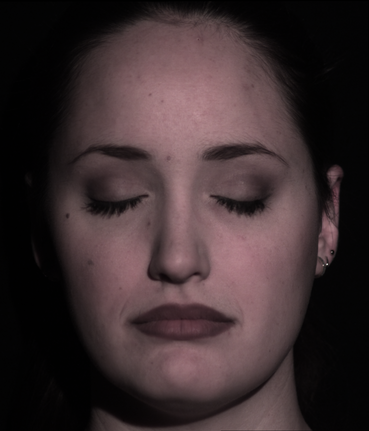
#> input picture hw6/content/data/input_2.tif, 369 x 431 px, given in place of cv_cover.jpg, which was not available
$ jupyter execute --allow-errors Copy_of_hw3_Homographies_release.ipynb   (text cells are left out)
#> lines starting #> are read from the running program, lines starting #| are printed output that depends on the picture; pictures that were not available may be replaced by others from this repository, and a replacement may not be noted
[cell 1]
import os
import numpy as np
import cv2
import skimage.color
import pickle
from matplotlib import pyplot as plt
import scipy
from skimage.util import montage
import time

PATCHWIDTH = 9

def read_pickle(path):
    with open(path, "rb") as f:
        return pickle.load(f)

def write_pickle(path, data):
    with open(path, "wb") as f:
        pickle.dump(data, f)

def briefMatch(desc1,desc2,ratio):

    matches = skimage.feature.match_descriptors(desc1,desc2,
                                                'hamming',
                                                cross_check=True,
                                                max_ratio=ratio)
    return matches

def plotMatches(img1,img2,matches,locs1,locs2):

    fig, ax = plt.subplots(nrows=1, ncols=1)
    img1 = cv2.cvtColor(img1, cv2.COLOR_BGR2GRAY)
    img2 = cv2.cvtColor(img2, cv2.COLOR_BGR2GRAY)
    plt.axis('off')
    skimage.feature.plot_matches(ax,img1,img2,locs1,locs2,
                                 matches,matches_color='r',only_matches=True)
    plt.show()
    return

def makeTestPattern(patchWidth, nbits):

    np.random.seed(0)
    compareX = patchWidth*patchWidth * np.random.random((nbits,1))
    compareX = np.floor(compareX).astype(int)
    np.random.seed(1)
    compareY = patchWidth*patchWidth * np.random.random((nbits,1))
    compareY = np.floor(compareY).astype(int)

    return (compareX, compareY)

def computePixel(img, idx1, idx2, width, center):

    halfWidth = width // 2
    col1 = idx1 % width - halfWidth
    row1 = idx1 // width - halfWidth
    col2 = idx2 % width - halfWidth
    row2 = idx2 // width - halfWidth
    return 1 if img[int(center[0]+row1)][int(center[1]+col1)] < img[int(center[0]+row2)][int(center[1]+col2)] else 0

def computeBrief(img, locs):

    patchWidth = 9
    nbits = 256
    compareX, compareY = makeTestPattern(patchWidth,nbits)
    m, n = img.shape

    halfWidth = patchWidth//2

    locs = np.array(list(filter(lambda x: halfWidth <= x[0] < m-halfWidth and halfWidth <= x[1] < n-halfWidth, locs)))
    desc = np.array([list(map(lambda x: computePixel(img, x[0], x[1], patchWidth, c), zip(compareX, compareY))) for c in locs])

    return desc, locs

def corner_detection(img, sigma):

    # fast method
    result_img = skimage.feature.corner_fast(img, n=PATCHWIDTH, threshold=sigma)
    locs = skimage.feature.corner_peaks(result_img, min_distance=1)
    return locs

# [36 lines left out: function loadVid, not called in this run]

[cell 2]
# Only change this if you are running locally
# Default on colab: DATA_PARENT_DIR = '/content/'

# Data will be downloaded to DATA_PARENT_DIR/hw3_data
# A subdirectory DATA_PARENT_DIR/results will be created

DATA_PARENT_DIR = '/content/'

if not os.path.exists(DATA_PARENT_DIR):
  raise RuntimeError('DATA_PARENT_DIR does not exist: ', DATA_PARENT_DIR)

RES_DIR = os.path.join(DATA_PARENT_DIR, 'results')
if not os.path.exists(RES_DIR):
  os.mkdir(RES_DIR)
  print('made directory: ', RES_DIR)


#paths different files are saved to
# OPTIONAL:
# feel free to change if funning locally
ROT_MATCHES_PATH = os.path.join(RES_DIR, 'brief_rot_test.pkl')
ROT_INV_MATCHES_PATH = os.path.join(RES_DIR, 'ec_brief_rot_inv_test.pkl')
AR_VID_FRAMES_PATH = os.path.join(RES_DIR, 'q_3_1_frames.npy')
AR_VID_FRAMES_EC_PATH = os.path.join(RES_DIR, 'q_3_2_frames.npy')

HW3_SUBDIR = 'hw3_data'
DATA_DIR = os.path.join(DATA_PARENT_DIR, HW3_SUBDIR)
ZIP_PATH = DATA_DIR + '.zip'
if not os.path.exists(DATA_DIR):
  !wget 'https://www.andrew.cmu.edu/user/hfreeman/data/16720_spring/hw3_data.zip' -O $ZIP_PATH
  !unzip -qq $ZIP_PATH -d $DATA_PARENT_DIR

[cell 3]
from skimage import color

def matchPics(I1, I2, ratio, sigma):
    """
    Match features across images

    Input
    -----
    I1, I2: Source images (RGB or Grayscale uint8)
    ratio: ratio for BRIEF feature descriptor
    sigma: threshold for corner detection using FAST feature detector

    Returns
    -------
    matches: List of indices of matched features across I1, I2 [p x 2]
    locs1, locs2: Pixel coordinates of matches [N x 2]
    """

    # ===== your code here! =====

    # TODO: Convert images to GrayScale
    # Input images can be either RGB or Grayscale uint8 (0 -> 255). Both need
    # to be supported.
    # Input images must be converted to normalized Grayscale (0.0 -> 1.0)
    # skimage.color.rgb2gray may be useful if the input is RGB.

    # TODO: Detect features in both images
    # Convert images to GrayScale if they are RGB
    if I1.ndim == 3:
        I1_gray = color.rgb2gray(I1)
    else:
        I1_gray = I1 / 255.0  # Normalize if already grayscale

    if I2.ndim == 3:
        I2_gray = color.rgb2gray(I2)
    else:
        I2_gray = I2 / 255.0  # Normalize if already grayscale

    # TODO: Detect features in both images
    locs1 = corner_detection(I1_gray, sigma)
    locs2 = corner_detection(I2_gray, sigma)
    # TODO: Obtain descriptors for the computed feature locations
    desc1, locs1 = computeBrief(I1_gray, locs1)
    desc2, locs2 = computeBrief(I2_gray, locs2)

    # TODO: Match features using the descriptors
    matches = briefMatch(desc1, desc2, ratio)


    # print(locs1.shape)
    # print(locs2.shape)

    # ==== end of code ====

    return matches, locs1, locs2

[cell 4]
def displayMatched(I1, I2, ratio, sigma):
    """
    Displays matches between two images

    Input
    -----
    I1, I2: Source images
    ratio: ratio for BRIEF feature descriptor
    sigma: threshold for corner detection using FAST feature detector
    """

    print('Displaying matches for ratio: ', ratio, ' and sigma: ', sigma)

    # ===== your code here! =====
    # TODO: Use matchPics and plotMatches to visualize your results

    matches, locs1, locs2 = matchPics(I1, I2, ratio, sigma)
    plotMatches(I1, I2, matches, locs1, locs2)


    # ==== end of code ====

[cell 5]
# Feel free to play around with these parameters
# BUT when submitting the report use the original images
image1_name = "cv_cover.jpg"
image2_name = "cv_desk.png"
ratio = 0.7
sigma = 0.15

image1_path = os.path.join(DATA_DIR, image1_name)
image2_path = os.path.join(DATA_DIR, image2_name)

image1 = cv2.imread(image1_path)
#> image1 is the input picture: shape (431, 369, 3); mean B, G, R 47, 45.3, 59.2
image2 = cv2.imread(image2_path)
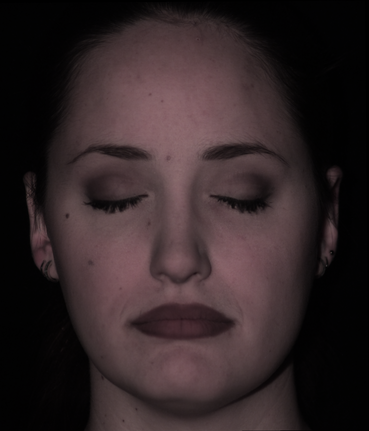
#> input picture hw6/content/data/input_3.tif, 369 x 431 px, given in place of cv_desk.png, which was not available
#> image2 is the input picture: shape (431, 369, 3); mean B, G, R 38.7, 37.1, 49.2

#bgr to rgb
if len(image1.shape) == 3 and image1.shape[2] == 3:
  image1 = cv2.cvtColor(image1, cv2.COLOR_BGR2RGB)

if len(image2.shape) == 3 and image2.shape[2] == 3:
  image2 = cv2.cvtColor(image2, cv2.COLOR_BGR2RGB)

#> (the rest of this cell did not finish here and is left out)

#> in matchPics, `I1_gray = color.rgb2gray(I1)`:
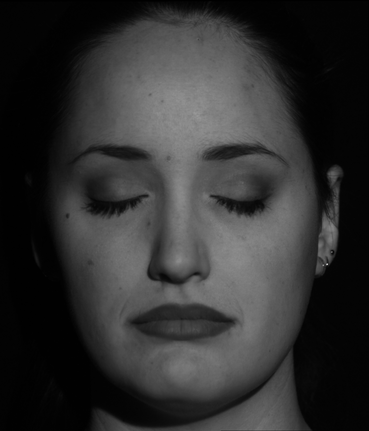
#> I1_gray: shape (431, 369) float64; min 0, max 0.785, mean 0.19
#> in matchPics, `I2_gray = color.rgb2gray(I2)`:
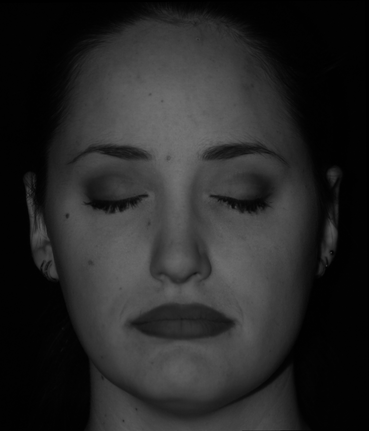
#> I2_gray: shape (431, 369) float64; min 0, max 0.45, mean 0.156
#> in corner_detection, `locs = skimage.feature.corner_peaks(result_img, min_distance=1)`: locs = [[264, 327], [265, 323], [196, 211], [195, 147], [250, 332], [254, 318]]
#> in matchPics, `locs1 = corner_detection(I1_gray, sigma)`: locs1 has the same summary as locs in corner_detection
#> in matchPics, `locs2 = corner_detection(I2_gray, sigma)`: locs2 = [[195, 146], [210, 121]]
#> in briefMatch, `matches = skimage.feature.match_descriptors(desc1,desc2, 'hamming', cr..`: matches = [[3, 0]]
#> in displayMatched, `matches, locs1, locs2 = matchPics(I1, I2, ratio, sigma)`: locs1 has the same summary as locs in corner_detection; locs2 = [[195, 146], [210, 121]]

[cell 6]
image1_name = "cv_cover.jpg"
image2_name = "cv_desk.png"

image1_path = os.path.join(DATA_DIR, image1_name)
image2_path = os.path.join(DATA_DIR, image2_name)

image1 = cv2.imread(image1_path)
image2 = cv2.imread(image2_path)

#bgr to rgb
if len(image1.shape) == 3 and image1.shape[2] == 3:
  image1 = cv2.cvtColor(image1, cv2.COLOR_BGR2RGB)

if len(image2.shape) == 3 and image2.shape[2] == 3:
  image2 = cv2.cvtColor(image2, cv2.COLOR_BGR2RGB)

# ===== your code here! =====
# Experiment with different sigma and ratio values.
# Use displayMatches to visualize.
# Include the matched feature figures in the write-up.

#> (the rest of this cell did not finish here and is left out)

[cell 7]
image1_name = "cv_cover.jpg"
image2_name = "cv_desk.png"

image1_path = os.path.join(DATA_DIR, image1_name)
image2_path = os.path.join(DATA_DIR, image2_name)

image1 = cv2.imread(image1_path)
image2 = cv2.imread(image2_path)

#bgr to rgb
if len(image1.shape) == 3 and image1.shape[2] == 3:
  image1 = cv2.cvtColor(image1, cv2.COLOR_BGR2RGB)

if len(image2.shape) == 3 and image2.shape[2] == 3:
  image2 = cv2.cvtColor(image2, cv2.COLOR_BGR2RGB)

# ===== your code here! =====
# Experiment with different sigma and ratio values.
# Use displayMatches to visualize.
# Include the matched feature figures in the write-up.
sigma=0.01
ratio=0.5

displayMatched(image1, image2, ratio, sigma)
#> in corner_detection (call 6), `result_img = skimage.feature.corner_fast(img, n=PATCHWIDTH, threshold=..`:
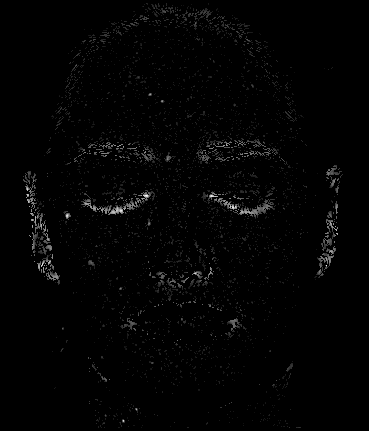
#> result_img: shape (431, 369) float64; min 0, max 2.35, mean 0.0304; drawn with min black and max white
#> in corner_detection (call 6), `locs = skimage.feature.corner_peaks(result_img, min_distance=1)`: locs = 3274 pairs, first value 3 to 427, second value 23 to 340
